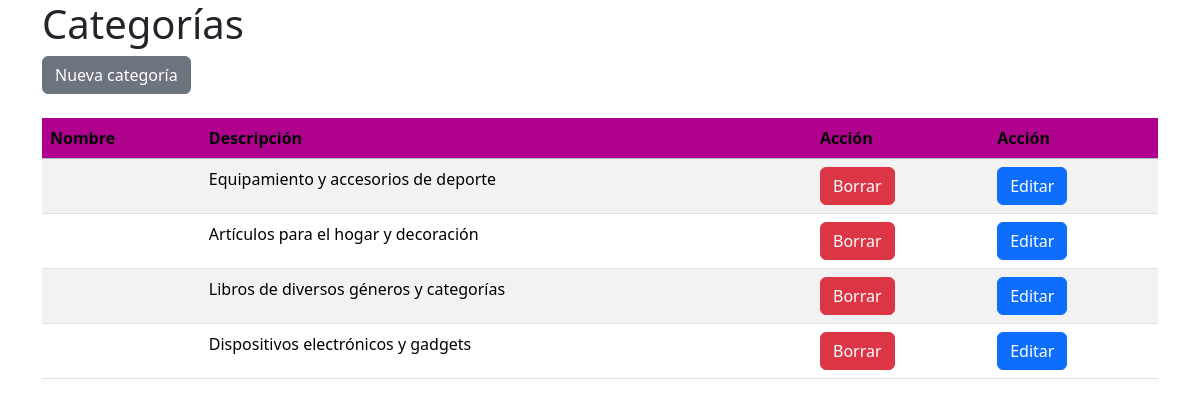
The app's page /categorias/index.php (signed in) with its own data.
### tables this page shows
CREATE TABLE categorias (
	categoria VARCHAR(30) PRIMARY KEY,
    descripcion VARCHAR(255)
);

### categorias/index.php (the view, shortened to what this page needs)
<?php
require('../util/conexion.php');
$sql = "SELECT * FROM categorias";
$resultado = $_conexion->query($sql);
?>
<!DOCTYPE html>
<html lang="en">
<head>
    <link href="https://cdn.jsdelivr.net/npm/bootstrap@5.3.3/dist/css/bootstrap.min.css" rel="stylesheet">
</head>
<body>
    <div class="container">
        <h1>Categorías</h1>
        <a class="btn btn-secondary" href="nueva_categoria.php">Nueva categoría</a><br><br>
        <table class="table table-striped">
            <thead class="table-primary">
                <tr>
                    <th>Nombre</th>
                    <th>Descripción</th>
                    <th>Acción</th>
                    <th>Acción</th>
                </tr>
            </thead>
            <tbody>
                <?php
                while ($fila = $resultado->fetch_assoc()) {
                    echo "<tr>";
                    echo "<td>{$fila["nombre"]}</td>";
                    echo "<td>{$fila["descripcion"]}</td>";
                    ?>
                    <td>
                        <form action="" method="post">
                            <input class="btn btn-danger" type="submit" value="Borrar">
                        </form>
                    </td>
                    <td>
                        <a class="btn btn-primary" href="editar_categoria.php?nombre=<?php echo $fila["nombre"] ?>">Editar</a>
                    </td>
                    <?php
                    echo "</tr>";
                }
                ?>
            </tbody>
        </table>
    </div>
</body>
</html>

### categorias/index.php (style rules this page uses)
.table-primary { --bs-table-bg: #b0008e; color: white; }

### records on screen
categorias: descripcion "Equipamiento y accesorios de deporte"
categorias: descripcion "Artículos para el hogar y decoración"
categorias: descripcion "Libros de diversos géneros y categorías"
categorias: descripcion "Dispositivos electrónicos y gadgets"
